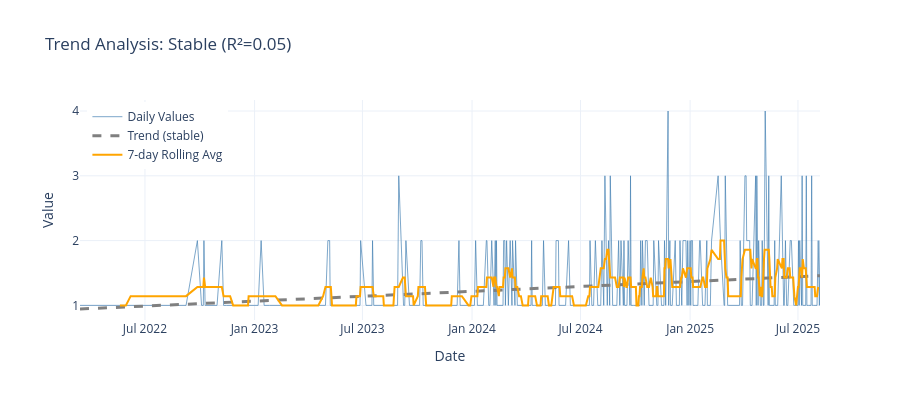

Here is the notebook cell this chart was saved with:
### Markdown cell above
## 1c.5 Trend Detection

**📖 Understanding Trends:**
- **Increasing**: Metric growing over time (e.g., expanding customer base)
- **Decreasing**: Metric shrinking (e.g., declining engagement)
- **Stationary**: No significant trend (stable business)

**Impact on ML:**
- Strong trends can cause data leakage if not handled
- Consider detrending or adding trend as explicit feature

### Code cell
# Trend Analysis - computation and visualization
from customer_retention.stages.profiling import generate_trend_recommendations

analyzer = TemporalPatternAnalyzer(time_column=TIME_COLUMN)
trend_result = analyzer.detect_trend(daily_data, value_column=analysis_col)
trend_recs = generate_trend_recommendations(trend_result, mean_value=daily_data[analysis_col].mean())

# Visualization
direction_emoji = {"increasing": "📈", "decreasing": "📉", "stable": "➡️", "unknown": "❓"}
print(f"Trend: {direction_emoji.get(trend_result.direction.value, '')} {trend_result.direction.value.upper()} (R²={trend_result.strength:.2f})")

fig = go.Figure()
fig.add_trace(go.Scatter(
    x=daily_data[TIME_COLUMN], y=daily_data[analysis_col],
    mode="lines", name="Daily Values", line=dict(color="steelblue", width=1), opacity=0.7
))

if trend_result.slope is not None:
    x_numeric = (daily_data[TIME_COLUMN] - daily_data[TIME_COLUMN].min()).dt.days
    y_trend = trend_result.slope * x_numeric + (daily_data[analysis_col].mean() - trend_result.slope * x_numeric.mean())
    trend_color = {TrendDirection.INCREASING: "green", TrendDirection.DECREASING: "red"}.get(trend_result.direction, "gray")
    fig.add_trace(go.Scatter(
        x=daily_data[TIME_COLUMN], y=y_trend, mode="lines",
        name=f"Trend ({trend_result.direction.value})", line=dict(color=trend_color, width=3, dash="dash")
    ))

rolling_avg = daily_data[analysis_col].rolling(window=pattern_config.rolling_window, center=True).mean()
fig.add_trace(go.Scatter(
    x=daily_data[TIME_COLUMN], y=rolling_avg, mode="lines",
    name=f"{pattern_config.rolling_window}-day Rolling Avg", line=dict(color="orange", width=2)
))

fig.update_layout(
    title=f"Trend Analysis: {trend_result.direction.value.title()} (R²={trend_result.strength:.2f})",
    xaxis_title="Date", yaxis_title="Value", template="plotly_white", height=400,
    legend=dict(yanchor="top", y=0.99, xanchor="left", x=0.01)
)
display_figure(fig)

### Figure 1 — Plotly figure (JSON) as saved in the notebook; plotly's stock layout.template omitted (floating-point values rounded to 4 significant figures; data arrays with more than 128 entries replaced by an {"elided": "..."} marker saying what was removed)
{"data": [{"line": {"color": "steelblue", "width": 1}, "mode": "lines", "name": "Daily Values", "opacity": 0.7, "type": "scatter", "x": {"elided": "409 str values"}, "y": {"elided": "409 int values"}}, {"line": {"color": "gray", "dash": "dash", "width": 3}, "mode": "lines", "name": "Trend (stable)", "type": "scatter", "x": {"elided": "409 str values"}, "y": {"elided": "409 float values"}}, {"line": {"color": "orange", "width": 2}, "mode": "lines", "name": "7-day Rolling Avg", "type": "scatter", "x": {"elided": "409 str values"}, "y": {"elided": "409 float values"}}], "layout": {"height": 400, "legend": {"x": 0.01, "xanchor": "left", "y": 0.99, "yanchor": "top"}, "title": {"text": "Trend Analysis: Stable (R²=0.05)"}, "xaxis": {"title": {"text": "Date"}}, "yaxis": {"title": {"text": "Value"}}}}
